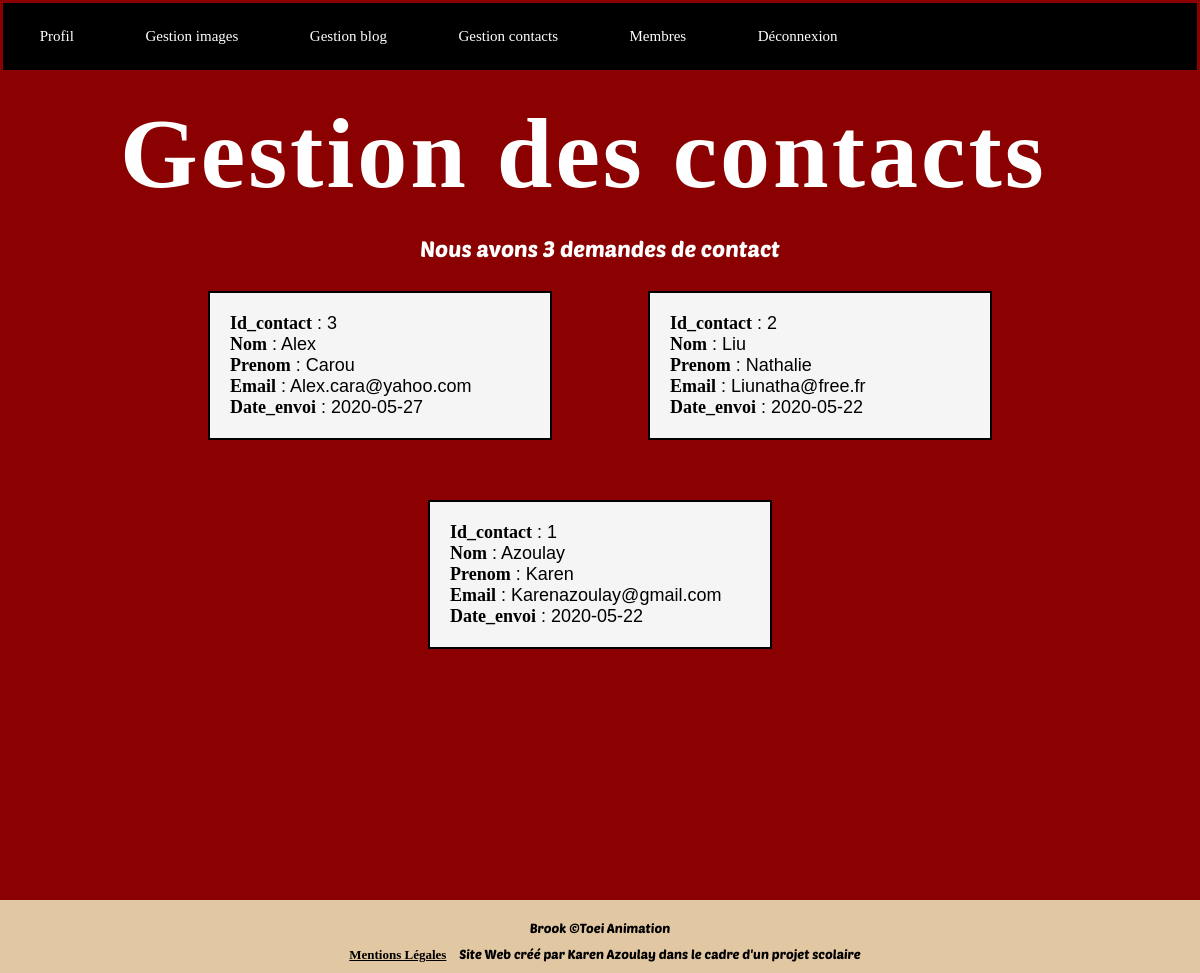
Page /admin/demande_contact.php (signed in) on the committed database.
### tables this page shows
CREATE TABLE `contact` (
  `id_contact` int(3) NOT NULL,
  `nom` varchar(255) NOT NULL,
  `prenom` varchar(255) NOT NULL,
  `email` varchar(255) NOT NULL,
  `date_envoi` date NOT NULL
);

### admin/demande_contact.php (the view, shortened to what this page needs)
<?php
include('../inc/init.php');
$liste_contact = $pdo->query("SELECT * FROM contact ORDER BY id_contact DESC");
include('../inc/head.php');
?>
</head>
<body>
    <?php include('../inc/menu.php');  ?>
    <section id="gestionContact">
        <h2>Gestion des contacts</h2>
            <?php
               echo '<p>Nous avons ' . $liste_contact->rowCount() . ' demandes de contact<br></p>';
               echo '<div class="contact">';
               while($contact = $liste_contact->fetch(PDO::FETCH_ASSOC)) {
                   echo '<div class="listeContact">';
                   foreach($contact AS $indice => $valeur) {
                       echo '<b>' . ucfirst($indice) . '</b> : ' . ucfirst($valeur) . '<br>';
                   }
                echo '</div>';
               }
               echo '</div>';
            ?>
    </section>
<?php include('../inc/footer.php');  ?>

### css/style.css (style rules this page uses)
* { margin: 0px 0px; padding: 0px 0px; font-family: sans-serif; }
body { width: 100%; }
p { font-family: "Poetsen"; font-size: 22px; }
a, h3, b, label { font-family: "Brookline"; }
h2 { font-family: "Heavy Heap"; font-size: 100px; letter-spacing: 3px; color: #ffffff; padding-top: 5%; }
#imgGalerie h2, #blog h2, #contact h2, #connexion h2, #connexion2 h2, #profil h2, #gestionContact h2, #gestionMembre h2 { color: #ffffff; padding: 8% 0 2% 10%; }
#gestionMembre, #gestionContact { min-height: 900px; background-color: #8b0000; }
#gestionMembre p, #gestionContact p { text-align: center; color: #ffffff; }
#gestionContact .contact, #gestionMembre .membre { width: 80%; margin: auto; text-align:center; }
#gestionMembre .listeMembre, #gestionContact .listeContact { margin : 30px 5%; font-size: 18px; width: 300px; border: 2px solid #000000; padding: 20px; display: inline-block; background-color: #f5f5f5; text-align: left; }

### rows in the picture
contact: indice "Id_contact", id_contact "3", indice "Nom", nom "Alex", indice "Prenom", prenom "Carou", indice "Email", email "Alex.cara@yahoo.com", indice "Date_envoi", date_envoi "2020-05-27"
contact: indice "Id_contact", id_contact "2", indice "Nom", nom "Liu", indice "Prenom", prenom "Nathalie", indice "Email", email "Liunatha@free.fr", indice "Date_envoi", date_envoi "2020-05-22"
contact: indice "Id_contact", id_contact "1", indice "Nom", nom "Azoulay", indice "Prenom", prenom "Karen", indice "Email", email "Karenazoulay@gmail.com", indice "Date_envoi", date_envoi "2020-05-22"

### other values in the picture
$liste_contact->rowCount() "3"
